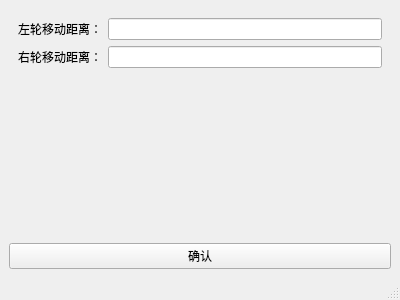
<?xml version="1.0" encoding="UTF-8"?>
<ui version="4.0">
 <class>MainWindow</class>
 <widget class="QMainWindow" name="MainWindow">
  <property name="geometry">
   <rect>
    <x>0</x>
    <y>0</y>
    <width>400</width>
    <height>300</height>
   </rect>
  </property>
  <property name="windowTitle">
   <string>双输入框界面</string>
  </property>
  <widget class="QWidget" name="centralwidget">
   <layout class="QVBoxLayout" name="verticalLayout">
    <item>
     <widget class="QWidget" name="inputWidget" native="true">
      <layout class="QFormLayout" name="formLayout">
       <item row="0" column="0">
        <widget class="QLabel" name="label1">
         <property name="text">
          <string>左轮移动距离：</string>
         </property>
        </widget>
       </item>
       <item row="0" column="1">
        <widget class="QLineEdit" name="lineEdit1"/>
       </item>
       <item row="1" column="0">
        <widget class="QLabel" name="label2">
         <property name="text">
          <string>右轮移动距离：</string>
         </property>
        </widget>
       </item>
       <item row="1" column="1">
        <widget class="QLineEdit" name="lineEdit2"/>
       </item>
      </layout>
     </widget>
    </item>
    <item>
     <widget class="QPushButton" name="confirmButton">
      <property name="text">
       <string>确认</string>
      </property>
     </widget>
    </item>
   </layout>
  </widget>
  <widget class="QMenuBar" name="menubar">
   <property name="geometry">
    <rect>
     <x>0</x>
     <y>0</y>
     <width>400</width>
     <height>25</height>
    </rect>
   </property>
  </widget>
  <widget class="QStatusBar" name="statusbar"/>
 </widget>
 <resources/>
 <connections/>
</ui>
